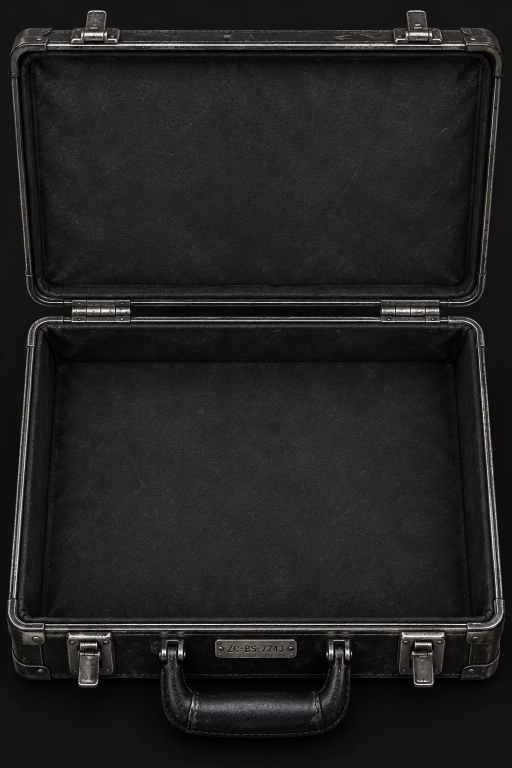
#> input picture zona-cero-app/assets/art/bg/case_open.webp, 1024 x 1536 px (shown at 1/2 size)
$ python relief.py ../../assets/art/bg/case_lid.webp ../../assets/art/bg/case_open.webp ../../assets/art/bg/case_open.webp
#> lines starting #> are read from the running program, lines starting #| are printed output that depends on the picture
# Uso: python relief.py depth_anything_v2.onnx assets/art/zombies/<tipo>.webp salida/<tipo>
# Modelo: onnx-community/depth-anything-v2-base (Hugging Face). Requiere numpy, scipy, pillow, onnxruntime.
# Mapas de relieve para las criaturas: profundidad (Depth Anything V2) →
# normales → capas de luz (borde izq., borde der., luz frontal) + profundidad.
import sys, numpy as np, onnxruntime as ort
from PIL import Image, ImageFilter
from scipy import ndimage

model, src, out_prefix = sys.argv[1], sys.argv[2], sys.argv[3]
im = Image.open(src).convert('RGBA')
W, H = im.size
#> W = 1024; H = 1536
alpha = np.asarray(im)[..., 3].astype(np.float32) / 255.0
#> alpha: shape (1536, 1024) float32; every value is 1

# Fondo gris neutro para que el modelo no "vea" el negro como pared.
bg = Image.new('RGBA', im.size, (118, 118, 118, 255)); bg.alpha_composite(im)
rgb = bg.convert('RGB')
#> rgb is the input picture: PIL image 1024x1536 RGB; mean R, G, B 33.8, 33.4, 32.9
ih = 14 * round(980 / 14); iw = 14 * max(1, round(ih * W / H / 14))
#> after `iw = 14 * max(1, round(ih * W / H / 14))`: iw = 658
x = np.asarray(rgb.resize((iw, ih), Image.BICUBIC)).astype(np.float32) / 255.0
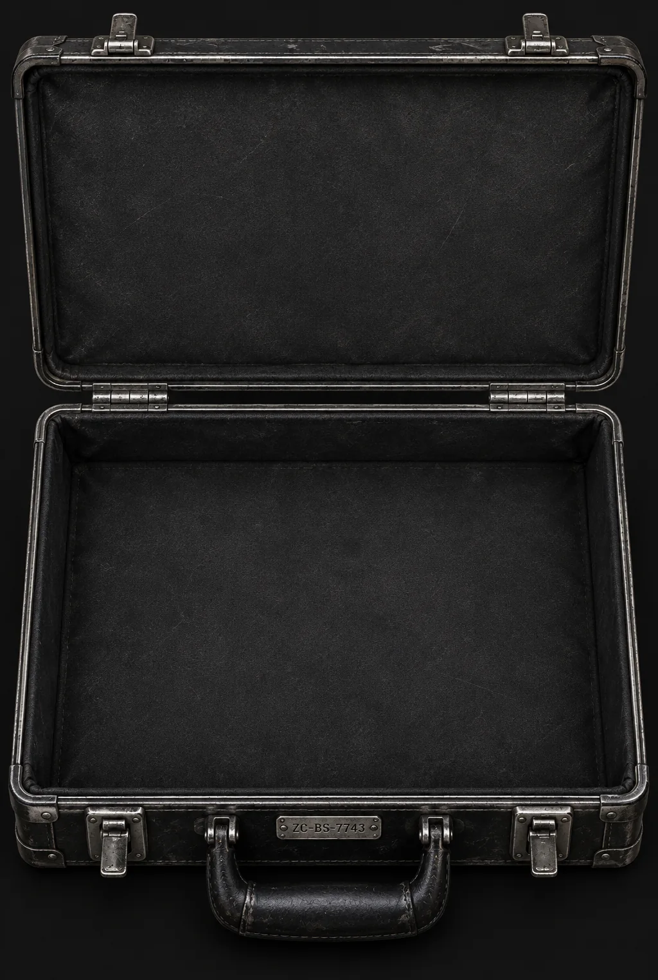
#> x: shape (980, 658, 3) float32; mean R, G, B 0.133, 0.131, 0.129
x = (x - np.array([0.485, 0.456, 0.406], np.float32)) / np.array([0.229, 0.224, 0.225], np.float32)
x = x.transpose(2, 0, 1)[None]
#> (the run stopped early here; a loop or call above may not have finished)

$ run again, on zona-cero-app/assets/art/bg/case_tray.webp
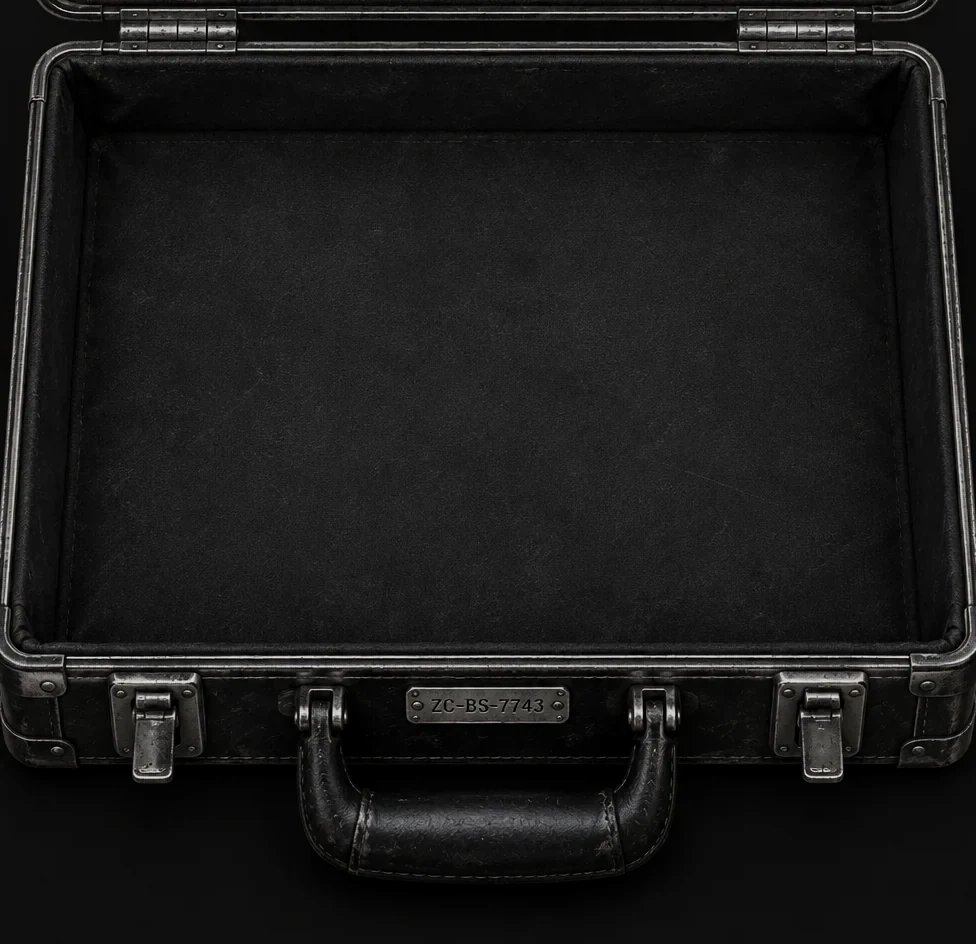
#> input picture zona-cero-app/assets/art/bg/case_tray.webp, 976 x 944 px
#> alpha: shape (944, 976) float32; every value is 1
#> rgb is the input picture: PIL image 976x944 RGB; mean R, G, B 26.7, 26.6, 26.1
#> `x = (x - np.array([0.485, 0.456, 0.406], np.float32)) / np.array([0.22..`:
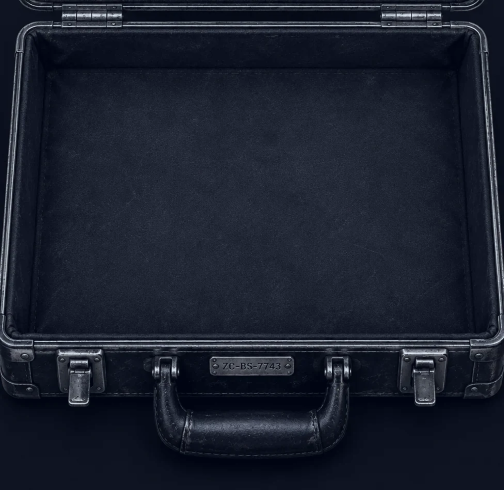
#> x: shape (980, 1008, 3) float32 (shown at 1/2 size); mean R, G, B -1.66, -1.57, -1.35; drawn with min black and max white

$ run again, on zona-cero-app/assets/art/bg/combat_colon.webp
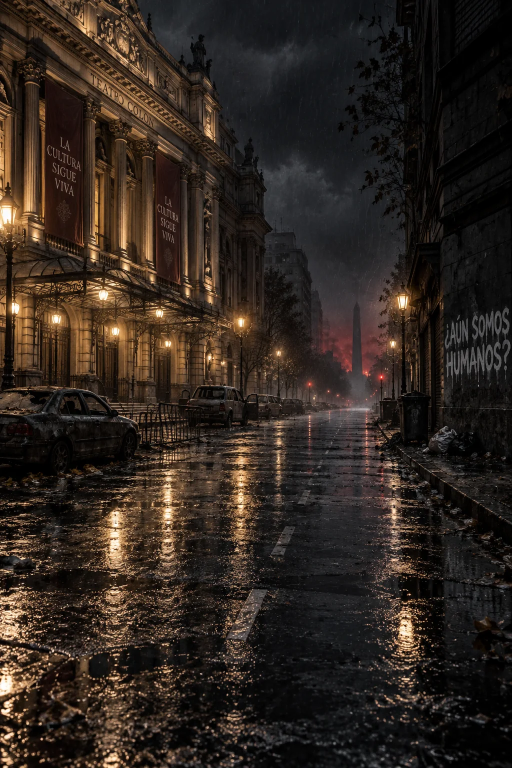
#> input picture zona-cero-app/assets/art/bg/combat_colon.webp, 1024 x 1536 px (shown at 1/2 size)
#> alpha: shape (1536, 1024) float32; every value is 1
#> rgb is the input picture: PIL image 1024x1536 RGB; mean R, G, B 47.9, 38.2, 31.2
#> `x = np.asarray(rgb.resize((iw, ih), Image.BICUBIC)).astype(np.float32)..`:
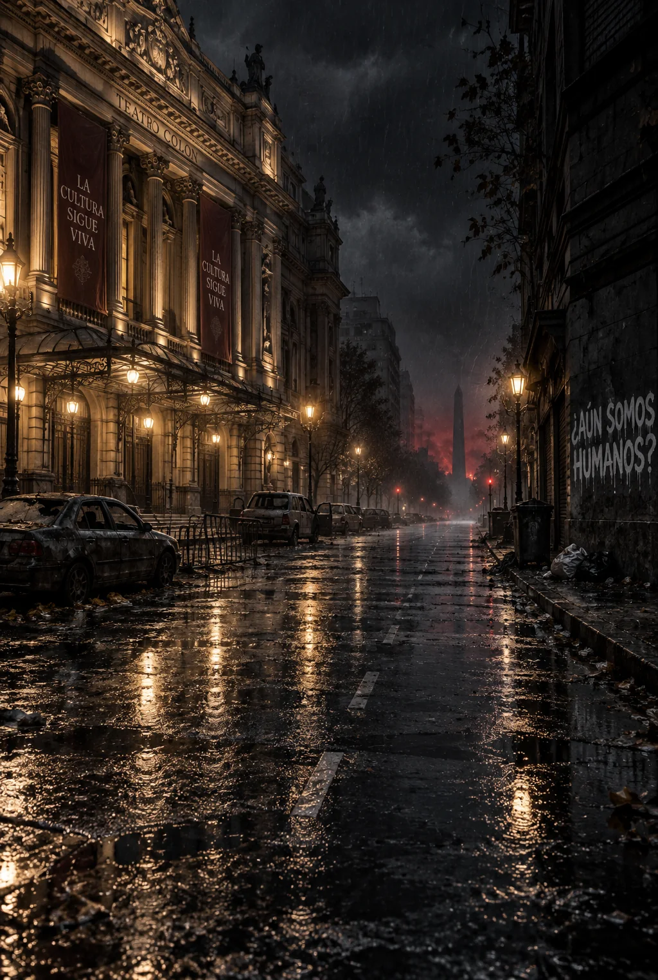
#> x: shape (980, 658, 3) float32; mean R, G, B 0.188, 0.15, 0.123

$ run again, on zona-cero-app/assets/art/bg/combat_street.webp
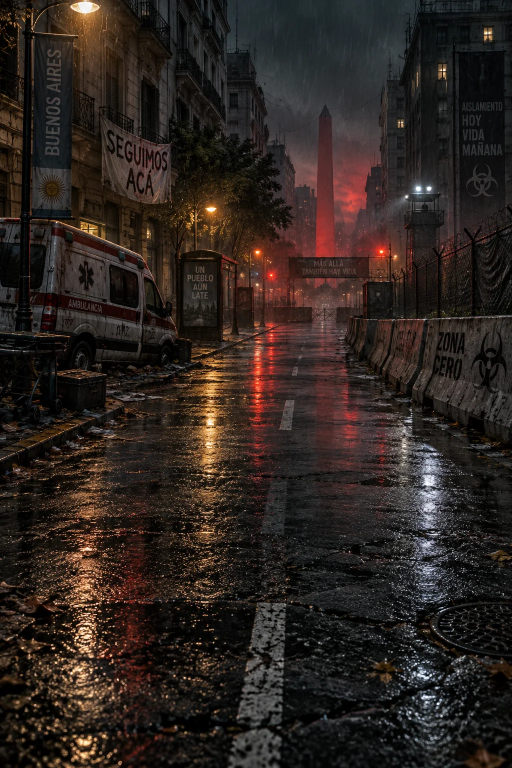
#> input picture zona-cero-app/assets/art/bg/combat_street.webp, 1024 x 1536 px (shown at 1/2 size)
#> alpha: shape (1536, 1024) float32; every value is 1
#> rgb is the input picture: PIL image 1024x1536 RGB; mean R, G, B 45.6, 36.3, 31.7
#> `x = np.asarray(rgb.resize((iw, ih), Image.BICUBIC)).astype(np.float32)..`:
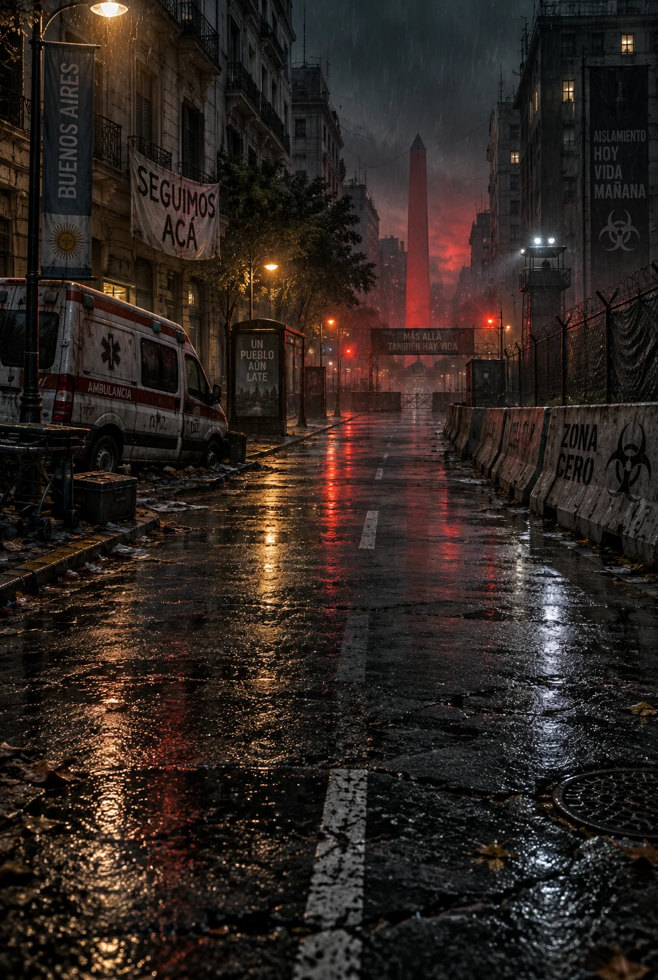
#> x: shape (980, 658, 3) float32; mean R, G, B 0.179, 0.143, 0.125
